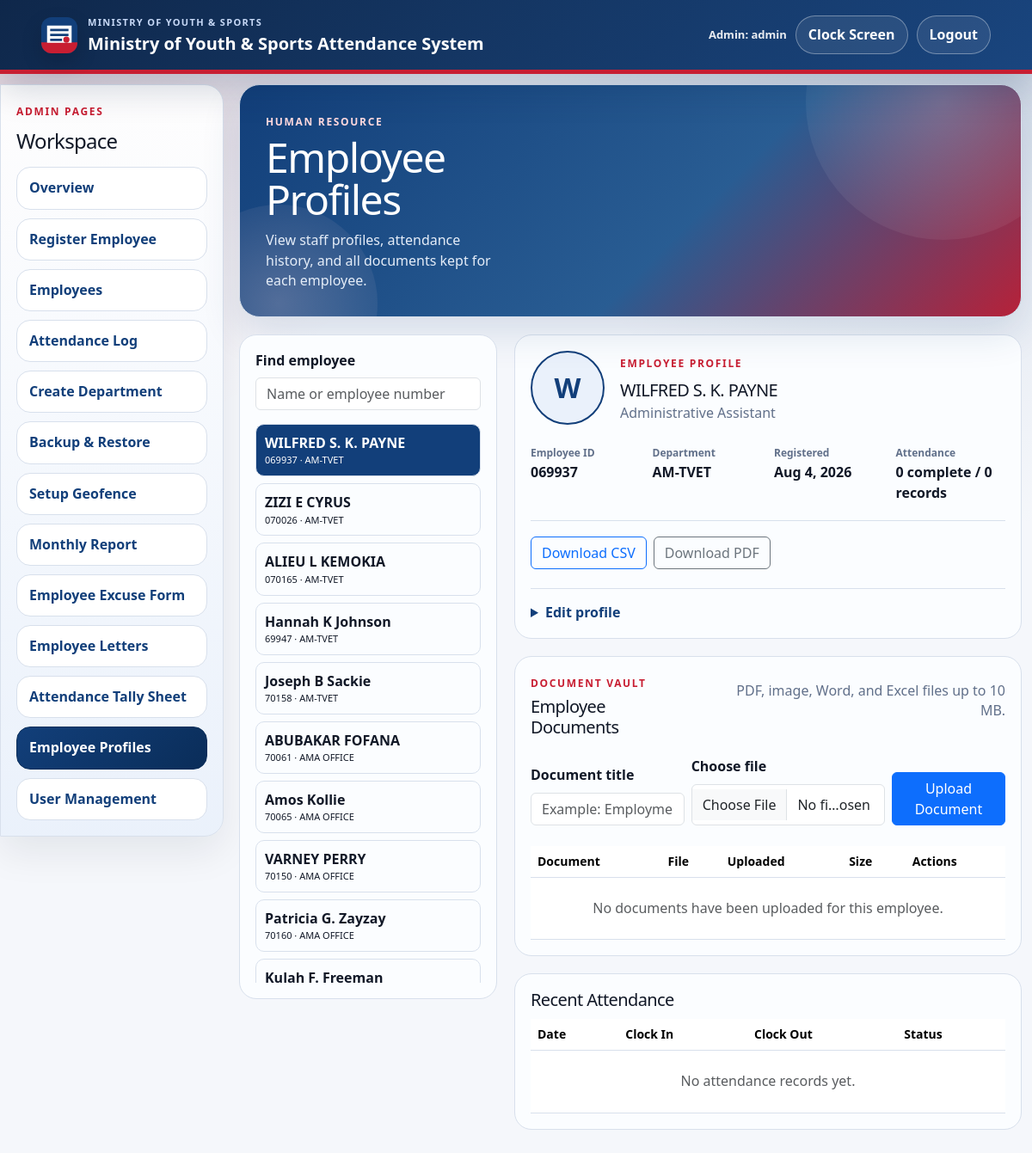
The app's page /employee_profiles.php (signed in) with its own data.
### tables this page shows
CREATE TABLE IF NOT EXISTS employees (
    employee_number VARCHAR(50) PRIMARY KEY,
    employee_name VARCHAR(150) NOT NULL,
    position VARCHAR(150) NOT NULL DEFAULT '',
    employee_type ENUM('Employee', 'Contractor', 'Volunteer') NOT NULL DEFAULT 'Employee',
    department_id VARCHAR(100) NULL,
    registered_at DATETIME NOT NULL DEFAULT CURRENT_TIMESTAMP,
    updated_at DATETIME NOT NULL DEFAULT CURRENT_TIMESTAMP ON UPDATE CURRENT_TIMESTAMP,
    KEY idx_employees_type (employee_type),
    CONSTRAINT fk_employees_department FOREIGN KEY (department_id)
        REFERENCES departments(department_id) ON DELETE SET NULL
);

CREATE TABLE IF NOT EXISTS departments (
    department_id VARCHAR(100) PRIMARY KEY,
    department_name VARCHAR(150) NOT NULL,
    created_at DATETIME NOT NULL DEFAULT CURRENT_TIMESTAMP,
    updated_at DATETIME NOT NULL DEFAULT CURRENT_TIMESTAMP ON UPDATE CURRENT_TIMESTAMP
);

### auth.php (called while the page is built, shortened)
<?php
require_once __DIR__ . '/config.php';
function roles(): array
{
    return ['admin', 'hr', 'supervisor', 'viewer'];
}
function current_user_role(): string
{
    $role = (string) ($_SESSION['user_role'] ?? '');
    return in_array($role, roles(), true) ? $role : 'viewer';
}
function department_scoped_roles(): array
{
    return ['supervisor'];
}
function current_user_is_department_scoped(): bool
{
    return in_array(current_user_role(), department_scoped_roles(), true);
}

### admin_bootstrap.php (called while the page is built, shortened)
<?php
require_once __DIR__ . '/auth.php';
require_once __DIR__ . '/storage.php';
$selectedDate = $_GET['date'] ?? date('Y-m-d');
$selectedDepartment = normalize_department_id($_GET['department'] ?? '');
$isDepartmentScoped = current_user_is_department_scoped();
$records = attendance_for_date($selectedDate, $selectedDepartment);
$employees = $isDepartmentScoped
    ? array_values(array_filter(all_employees(), static fn (array $employee): bool => ($employee['department_id'] ?? '') === $selectedDepartment && $selectedDepartment !== ''))
    : all_employees();

### database/config.mysql.php (called while the page is built, shortened)
<?php
function mysql_connection(): PDO
{
    static $connection = null;
    if ($connection instanceof PDO) {
        return $connection;
    }
    $connection = new PDO(
        'mysql:host=' . MYSQL_HOST . ';port=' . MYSQL_PORT . ';dbname=' . MYSQL_DATABASE . ';charset=utf8mb4',
        MYSQL_USERNAME,
        MYSQL_PASSWORD,
        [
            PDO::ATTR_ERRMODE => PDO::ERRMODE_EXCEPTION,
            PDO::ATTR_DEFAULT_FETCH_MODE => PDO::FETCH_ASSOC,
            PDO::ATTR_EMULATE_PREPARES => false,
        ]
    );
    return $connection;
}

### config.php (called while the page is built, shortened)
<?php
function db(): PDO
{
    return mysql_connection();
}
function h(string $value): string
{
    return htmlspecialchars($value, ENT_QUOTES, 'UTF-8');
}

### storage.php (called while the page is built, shortened)
<?php
require_once __DIR__ . '/config.php';
function attendance_row_to_record(array $row): array
{
    return [
        'employee_number' => (string) $row['employee_number'],
        'employee_name' => (string) $row['employee_name'],
        'position' => (string) $row['position'],
        'department_id' => (string) ($row['department_id'] ?? ''),
        'department_name' => (string) $row['department_name'],
        'date' => (string) $row['attendance_date'],
        'clock_in' => (string) ($row['clock_in'] ?? ''),
        'clock_out' => (string) ($row['clock_out'] ?? ''),
        'clock_in_photo' => (string) $row['clock_in_photo'],
        'clock_in_latitude' => $row['clock_in_latitude'] !== null ? (float) $row['clock_in_latitude'] : null,
        'clock_in_longitude' => $row['clock_in_longitude'] !== null ? (float) $row['clock_in_longitude'] : null,
        'clock_in_accuracy_m' => $row['clock_in_accuracy_m'] !== null ? (float) $row['clock_in_accuracy_m'] : null,
        'status' => (string) $row['status'],
        'flags' => array_filter([
            'late' => (bool) $row['late'] ?: null,
            'late_minutes' => (int) $row['late_minutes'] ?: null,
            'early_out' => (bool) $row['early_out'] ?: null,
            'early_out_minutes' => (int) $row['early_out_minutes'] ?: null,
        ], static fn ($value): bool => $value !== null),
    ];
}
function read_attendance(): array
{
    $rows = db()->query('SELECT * FROM attendance ORDER BY attendance_date, employee_number')->fetchAll();
    $records = [];
    foreach ($rows as $row) {
        $records[(string) $row['attendance_date']][(string) $row['employee_number']] = attendance_row_to_record($row);
    }
    return $records;
}
function employee_row_to_record(array $row): array
{
    return [
        'employee_number' => (string) $row['employee_number'],
        'employee_name' => (string) $row['employee_name'],
        'position' => (string) $row['position'],
        'employee_type' => in_array(($row['employee_type'] ?? ''), ['Employee', 'Contractor', 'Volunteer'], true) ? $row['employee_type'] : 'Employee',
        'department_id' => (string) ($row['department_id'] ?? ''),
        'department_name' => (string) ($row['department_name'] ?? 'Unassigned'),
        'registered_at' => (string) $row['registered_at'],
        'updated_at' => (string) $row['updated_at'],
    ];
}
function read_employees(): array
{
    $rows = db()->query(
        'SELECT e.*, d.department_name AS department_name
         FROM employees e
         LEFT JOIN departments d ON d.department_id = e.department_id
         ORDER BY e.employee_number'
    )->fetchAll();
    $employees = [];
    foreach ($rows as $row) {
        $row['department_name'] = $row['department_name'] ?? 'Unassigned';
        $employees[(string) $row['employee_number']] = employee_row_to_record($row);
    }
    return $employees;
}
function employee_document_row_to_record(array $row): array
{
    return [
        'document_id' => (string) $row['document_id'],
        'employee_number' => (string) $row['employee_number'],
        'label' => (string) $row['label'],
        'original_name' => (string) $row['original_name'],
        'filename' => (string) $row['filename'],
        'mime_type' => (string) $row['mime_type'],
        'size' => (int) $row['size'],
        'uploaded_at' => (string) $row['uploaded_at'],
    ];
}
function read_employee_documents(): array
{
    $rows = db()->query('SELECT * FROM employee_documents ORDER BY uploaded_at DESC')->fetchAll();
    return array_map('employee_document_row_to_record', $rows);
}
function employee_documents_for(string $employeeNumber): array
{
    $employeeNumber = normalize_employee_number($employeeNumber);
    $documents = array_values(array_filter(read_employee_documents(), static fn (array $document): bool => ($document['employee_number'] ?? '') === $employeeNumber));
    usort($documents, static fn (array $a, array $b): int => strcmp((string) ($b['uploaded_at'] ?? ''), (string) ($a['uploaded_at'] ?? '')));
    return $documents;
}
function normalize_employee_number(string $employeeNumber): string
{
    return strtoupper(trim($employeeNumber));
}
function all_employees(): array
{
    $employees = array_values(read_employees());
    usort($employees, static function (array $a, array $b): int {
        $departmentCompare = strcmp($a['department_name'] ?? '', $b['department_name'] ?? '');
        return $departmentCompare !== 0 ? $departmentCompare : strcmp($a['employee_number'], $b['employee_number']);
    });
    return $employees;
}
function attendance_for_date(string $date, string $departmentId = ''): array
{
    $records = read_attendance();
    $dayRecords = $records[$date] ?? [];
    $employees = read_employees();
    usort($dayRecords, static function (array $a, array $b): int {
        $departmentCompare = strcmp($a['department_name'] ?? '', $b['department_name'] ?? '');
        return $departmentCompare !== 0 ? $departmentCompare : strcmp($a['employee_number'], $b['employee_number']);
    });
    return $dayRecords;
}

### employee_profiles.php (the view, shortened to what this page needs)
<?php
require_once __DIR__ . '/admin_bootstrap.php';
$extraHeadHtml = '<link href="https://cdn.jsdelivr.net/npm/bootstrap@5.3.3/dist/css/bootstrap.min.css" rel="stylesheet">';
require_once __DIR__ . '/admin_shell_start.php';
$requestedEmployeeNumber = normalize_employee_number((string) ($_GET['employee'] ?? ''));
$profileEmployee = $requestedEmployeeNumber !== '' ? find_employee($requestedEmployeeNumber) : ($employees[0] ?? null);
$profileDocuments = $profileEmployee !== null ? employee_documents_for((string) $profileEmployee['employee_number']) : [];
$profileRecords = [];
if ($profileEmployee !== null) {
    usort($profileRecords, static fn (array $a, array $b): int => strcmp((string) ($b['date'] ?? ''), (string) ($a['date'] ?? '')));
}
$completedCount = count(array_filter($profileRecords, static fn (array $record): bool => ($record['status'] ?? '') === 'Complete'));
$latestPhoto = '';
?>
<div class="dashboard-hero panel">
    <div class="dashboard-title"><span class="eyebrow">Human Resource</span><h1>Employee Profiles</h1><p class="muted">View staff profiles, attendance history, and all documents kept for each employee.</p></div>
</div>
<div class="employee-profiles-layout">
    <aside class="admin-box employee-profile-directory">
        <label class="form-label" for="profileSearch">Find employee</label><input class="form-control mb-3" id="profileSearch" type="search" placeholder="Name or employee number">
        <div class="profile-directory-list">
            <?php foreach ($employees as $employee): ?><a class="profile-directory-item <?= $profileEmployee !== null && $employee['employee_number'] === $profileEmployee['employee_number'] ? 'active' : '' ?>" data-profile-search="<?= h(strtolower($employee['employee_name'] . ' ' . $employee['employee_number'])) ?>" href="employee_profiles.php?employee=<?= h(urlencode($employee['employee_number'])) ?>"><strong><?= h($employee['employee_name']) ?></strong><small><?= h($employee['employee_number']) ?> · <?= h($employee['department_name'] ?: 'Unassigned') ?></small></a><?php endforeach; ?>
        </div>
    </aside>
    <section>
        <?php if ($profileEmployee === null): ?><div class="empty">No employees have been registered yet.</div><?php else: ?>
            <section class="admin-box employee-profile-card">
                <div class="employee-profile-heading"><div class="employee-profile-avatar"><?php if ($latestPhoto !== ''): ?><img src="<?= h($latestPhoto) ?>" alt="Latest clock-in photo"><?php else: ?><span><?= h(strtoupper(substr($profileEmployee['employee_name'], 0, 1))) ?></span><?php endif; ?></div><div><span class="eyebrow">Employee Profile</span><h2><?= h($profileEmployee['employee_name']) ?></h2><p class="muted mb-0"><?= h($profileEmployee['position'] ?: 'Position not recorded') ?></p></div></div>
                <dl class="employee-profile-details"><div><dt>Employee ID</dt><dd><?= h($profileEmployee['employee_number']) ?></dd></div><div><dt>Department</dt><dd><?= h($profileEmployee['department_name'] ?: 'Unassigned') ?></dd></div><div><dt>Registered</dt><dd><?= h(date('M j, Y', strtotime($profileEmployee['registered_at'] ?? 'now'))) ?></dd></div><div><dt>Attendance</dt><dd><?= $completedCount ?> complete / <?= count($profileRecords) ?> records</dd></div></dl>
                <?php if (current_user_role() === 'admin'): ?><div class="employee-profile-actions d-flex flex-wrap gap-2"><a class="btn btn-outline-primary" href="employee_attendance_export.php?employee=<?= h(urlencode($profileEmployee['employee_number'])) ?>&format=csv">Download CSV</a><a class="btn btn-outline-secondary" href="employee_attendance_export.php?employee=<?= h(urlencode($profileEmployee['employee_number'])) ?>&format=pdf">Download PDF</a></div><?php endif; ?>
                <details class="employee-profile-edit"><summary>Edit profile</summary></details>
            </section>
            <section class="admin-box employee-document-card">
                <div class="section-heading"><div><span class="eyebrow">Document Vault</span><h2>Employee Documents</h2></div><p class="muted">PDF, image, Word, and Excel files up to 10 MB.</p></div>
                <form method="post" enctype="multipart/form-data" class="row g-2 align-items-end mb-4"><input type="hidden" name="admin_action" value="upload_employee_document"><input type="hidden" name="employee_number" value="<?= h($profileEmployee['employee_number']) ?>"><div class="col-12 col-md-4"><label class="form-label" for="document_label">Document title</label><input class="form-control" id="document_label" name="document_label" placeholder="Example: Employment letter"></div><div class="col-12 col-md-5"><label class="form-label" for="employee_document">Choose file</label><input class="form-control" id="employee_document" name="employee_document" type="file" accept=".pdf,.jpg,.jpeg,.png,.doc,.docx,.xls,.xlsx" required></div><div class="col-12 col-md-3"><button class="btn btn-primary w-100" type="submit">Upload Document</button></div></form>
                <div class="table-responsive"><table class="table table-hover align-middle mb-0"><thead><tr><th>Document</th><th>File</th><th>Uploaded</th><th>Size</th><th>Actions</th></tr></thead><tbody><?php if (count($profileDocuments) === 0): ?><tr><td class="text-center text-muted py-4" colspan="5">No documents have been uploaded for this employee.</td></tr><?php endif; ?></tbody></table></div>
            </section>
            <section class="admin-box employee-history-card"><h2>Recent Attendance</h2><div class="table-responsive"><table class="table table-hover mb-0"><thead><tr><th>Date</th><th>Clock In</th><th>Clock Out</th><th>Status</th></tr></thead><tbody><?php if (count($profileRecords) === 0): ?><tr><td class="text-center text-muted py-4" colspan="4">No attendance records yet.</td></tr><?php endif; ?></tbody></table></div></section>
        <?php endif; ?>
    </section>
</div>
<?php require_once __DIR__ . '/admin_shell_end.php'; ?>

### records on screen
employees: employee_name "WILFRED S. K. PAYNE", employee_number "069937", department.department_name "AM-TVET", employee_name "W", position "Administrative Assistant", registered_at "Aug 4, 2026"
employees: employee_name "ZIZI E CYRUS", employee_number "070026", department.department_name "AM-TVET"
employees: employee_name "ALIEU L KEMOKIA", employee_number "070165", department.department_name "AM-TVET"
employees: employee_name "Hannah K Johnson", employee_number "69947", department.department_name "AM-TVET"
employees: employee_name "Joseph B Sackie", employee_number "70158", department.department_name "AM-TVET"
employees: employee_name "Amos Kollie", employee_number "70065", department.department_name "AMA OFFICE"
employees: employee_name "VARNEY PERRY", employee_number "70150", department.department_name "AMA OFFICE"
employees: employee_name "Patricia G. Zayzay", employee_number "70160", department.department_name "AMA OFFICE"
employees: employee_name "Kulah F. Freeman"
departments: department_name "AM-TVET"

### other values on screen
APP_NAME "Ministry of Youth & Sports Attendance System"
current_user_role() "Admin"
current_username() "admin"
$pageLink['label'] "Overview"
$pageLink['label'] "Register Employee"
$pageLink['label'] "Employees"
$pageLink['label'] "Attendance Log"
$pageLink['label'] "Create Department"
$pageLink['label'] "Backup & Restore"
$pageLink['label'] "Setup Geofence"
$pageLink['label'] "Monthly Report"
$pageLink['label'] "Employee Excuse Form"
$pageLink['label'] "Employee Letters"
$pageLink['label'] "Attendance Tally Sheet"
$pageLink['label'] "Employee Profiles"
